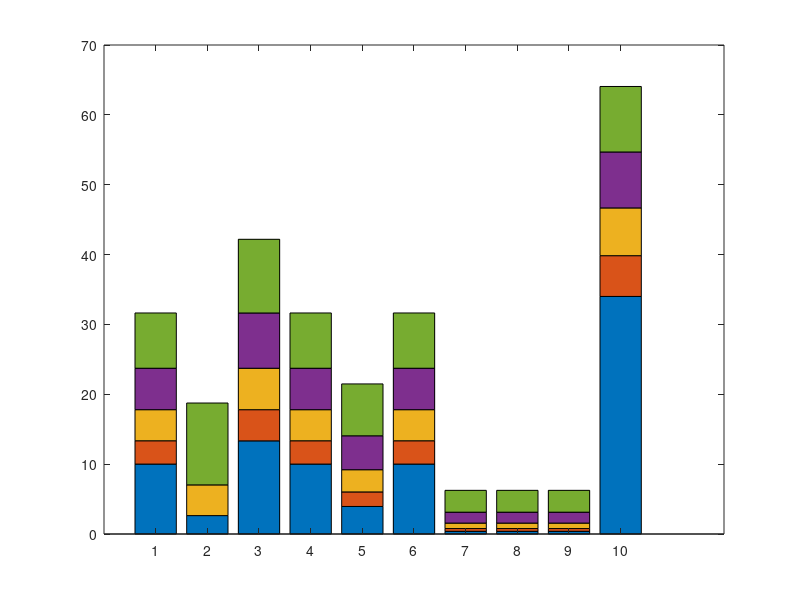

MATLAB code to generate this figure: (Note: this script raises an error after producing the figure.)
% Clear workspace
clc;
clear;
close all;

% --- DATA DEFINITION ---
% Rows: Logic types (EAL1 to EAL9 + PAL)
% Columns: Bit Widths (4-bit, 5-bit, 6-bit, 7-bit, 8-bit)
ACC_Values = [
    31.64,    23.7304,  17.7978,  13.3483,   10.01129;   % EAL1
    18.75,    0,        7.0312,   0,         2.6367;     % EAL2
    42.1875,  31.64,    23.73,    17.7978,   13.33483;   % EAL3
    31.6406,  23.73,    17.797,   13.3483,   10.011;     % EAL4
    21.484,   14.06,    9.204,    6.02416,   3.9428;     % EAL5
    31.6406,  23.7304,  17.7978,  13.34838,  10.01129;   % EAL6
    6.25,     3.125,    1.5625,   0.78125,   0.390625;   % EAL7
    6.25,     3.125,    1.5625,   0.78125,   0.390625;   % EAL8
    6.25,     3.125,    1.5625,   0.78125,   0.390625;   % EAL9
    64.0625,  54.6875,  46.679,   39.84375,  34.0087     % PAL
];

logicNames = {'EAL1', 'EAL2', 'EAL3', 'EAL4', 'EAL5', 'EAL6', 'EAL7', 'EAL8', 'EAL9', 'PAL'};

% --- DATA PROCESSING (INCREMENTAL LOGIC) ---
% 1. Reverse Columns: 8-bit (Smallest/Bottom) -> 4-bit (Largest/Top)
Filled_Values = fliplr(ACC_Values);

% 2. Fill missing 0 values (Gap Filling)
for i = 1:size(Filled_Values, 1)
    for j = 2:size(Filled_Values, 2)
        if Filled_Values(i, j) == 0
            Filled_Values(i, j) = Filled_Values(i, j-1);
        end
    end
end

% 3. Calculate Incremental Differences
Plot_Data = zeros(size(Filled_Values));
Plot_Data(:, 1) = Filled_Values(:, 1); % Base (8-bit)
for j = 2:size(Filled_Values, 2)
    Plot_Data(:, j) = Filled_Values(:, j) - Filled_Values(:, j-1);
end

% --- PLOTTING ---
figure('Position', [100, 100, 1400, 800], 'Color', 'w'); 

x = 1:size(Plot_Data, 1);
b = bar(x, Plot_Data, 'stacked');

% --- STYLING ---
barWidth = 0.5; 
for i = 1:length(b)
    b(i).BarWidth = barWidth;
end

% --- COLORS ---
customColors = [
    0.47, 0.67, 0.19;  % 1: 8-bit (Green) - BOTTOM
    0.49, 0.18, 0.56;  % 2: 7-bit (Purple)
    0.93, 0.69, 0.13;  % 3: 6-bit (Yellow)
    0.85, 0.33, 0.10;  % 4: 5-bit (Orange)
    0.00, 0.45, 0.74   % 5: 4-bit (Blue)  - TOP
];

for i = 1:length(b)
    b(i).FaceColor = customColors(i,:);
end

% --- AXES SETTINGS ---
max_y = max(max(Filled_Values));
ylim([0, max_y * 1.15]); 

set(gca, 'XTick', x);
set(gca, 'XTickLabel', logicNames);
set(gca, 'FontSize', 11);
set(gca, 'XColor', 'k', 'YColor', 'k'); 
set(gca, 'Color', 'w');                 

xlabel('Approximation Logic', 'FontSize', 12, 'FontWeight', 'bold', 'Color', 'k');
ylabel('Accuracy (%)', 'FontSize', 12, 'FontWeight', 'bold', 'Color', 'k');
title('Accuracy', 'FontSize', 14, 'FontWeight', 'bold', 'Color', 'k');

grid off;

% --- PROFESSIONAL COMPACT LEGEND BOX ---
legend_rows = {'4-bit', '5-bit', '6-bit', '7-bit', '8-bit'};

% Legend Coordinates
box_x = 1.8;      
box_y = max_y * 1.12;       
box_w = 1.8;                
box_h = max_y * 0.18;       

% Draw Boundary
rectangle('Position', [box_x, box_y - box_h, box_w, box_h], ...
    'EdgeColor', 'k', 'LineWidth', 0.8, 'FaceColor', 'none'); 

% Spacing
start_x = box_x + 0.1;        
start_y = box_y - (max_y * 0.02);         
row_spacing = max_y * 0.035;   
patch_width = 0.12;            
patch_height = max_y * 0.015;  
gap_small = 0.03;              
label_offset = 0.4;           

% Draw Legend Items
for k = 1:5
    current_y = start_y - ((k-1) * row_spacing);
    current_x = start_x;
    
    % Label
    text(current_x, current_y, [legend_rows{k} ':'], ...
        'FontSize', 7, 'FontWeight', 'bold', 'Color', 'k', ...
        'VerticalAlignment', 'middle', 'HorizontalAlignment', 'left');
    
    current_x = current_x + label_offset;
    
    % Open Bracket
    text(current_x, current_y, '(', ...
        'FontSize', 7, 'FontWeight', 'bold', 'Color', 'k', ...
        'VerticalAlignment', 'middle', 'HorizontalAlignment', 'center');
    
    current_x = current_x + 0.08;
    
    % Draw Patches
    layers_to_draw = 6 - k; 
    
    for layer = 1:layers_to_draw
        rectangle('Position', [current_x, current_y - (patch_height/2), patch_width, patch_height], ...
            'FaceColor', customColors(layer, :), ...
            'EdgeColor', 'k', 'LineWidth', 0.5);
        
        current_x = current_x + patch_width + gap_small;
        
        % '+' Sign
        if layer < layers_to_draw
             text(current_x, current_y, '+', ...
                'FontSize', 6, 'FontWeight', 'bold', 'Color', 'k', ...
                'VerticalAlignment', 'middle', 'HorizontalAlignment', 'center');
             current_x = current_x + gap_small + 0.05;
        end
    end
    
    % Closing Bracket
    text(current_x + 0.02, current_y, ')', ...
        'FontSize', 7, 'FontWeight', 'bold', 'Color', 'k', ...
        'VerticalAlignment', 'middle', 'HorizontalAlignment', 'left');
end

% --- ADDING TEXT LABELS ---
original_flipped = fliplr(ACC_Values); % For referencing original values

for i = 1:size(Filled_Values, 1) % Rows
    for j = 1:size(Filled_Values, 2) % Columns
        
        val_position = Filled_Values(i, j);
        val_original = original_flipped(i, j);
        
        if val_original > 0
            y_pos = val_position;
            x_pos = i + (barWidth / 2) + 0.02; 
            
            txt_str = sprintf('%.2f', val_original);
            
            text(x_pos, y_pos, txt_str, ...
                'FontSize', 6, ...           
                'Color', 'r', ...            
                'FontWeight', 'bold', ...
                'HorizontalAlignment', 'left', ...
                'VerticalAlignment', 'middle'); 
        end
    end
end
